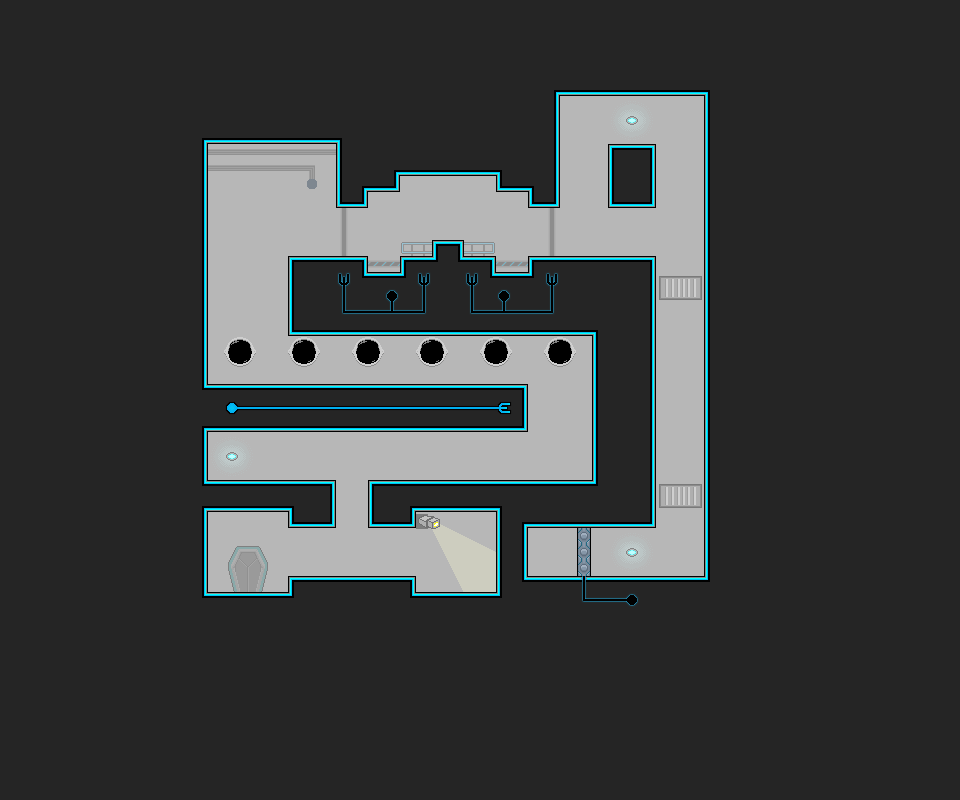

Rendered tile map (Tiled .tmx) drawn with the repository's tilesets; below, a short description and the map source with its tile grids summarised:
An orthogonal 60x50 tile map with 16x16 px tiles, 1 tile layer (Tile Layer 1), 2 tilesets and 65 objects.

<map version="1.0" orientation="orthogonal" renderorder="right-down" width="60" height="50" tilewidth="16" tileheight="16">
 <tileset firstgid="1" source="main.tsx" />
 <tileset firstgid="501" source="objects.tsx" />
 <layer name="Tile Layer 1" width="60" height="50">
  <data>[3000 cells, 3000 non-empty, 73 distinct tile ids]</data>
 </layer>
 <objectgroup name="Object Layer 1">
  <object gid="501" x="216" y="600" />
  <object gid="507" x="200.182" y="503.758" />
  <object gid="507" x="600.242" y="600" />
  <object gid="507" x="351.917" y="295.917" />
  <object gid="507" x="479.917" y="296.333" />
  <object gid="508" x="328" y="272.667" />
  <object gid="508" x="351.333" y="287.333" />
  <object gid="508" x="376" y="272" />
  <object gid="508" x="352" y="256" />
  <object gid="508" x="396" y="258.667" />
  <object gid="508" x="435.333" y="258.667" />
  <object gid="508" x="479.333" y="256" />
  <object gid="508" x="456" y="273.333" />
  <object gid="508" x="504.667" y="273.333" />
  <object gid="508" x="480" y="288" />
  <object gid="508" x="376.667" y="240.667" />
  <object gid="508" x="454" y="240.667" />
  <object gid="508" x="400" y="224" />
  <object gid="508" x="433.333" y="224.667" />
  <object gid="503" x="592" y="275.333" />
  <object gid="503" x="607.333" y="253.333" />
  <object gid="504" x="519.833" y="584.167" />
  <object gid="506" x="448" y="608" />
  <object gid="505" x="264.667" y="601.333" />
  <object gid="505" x="408" y="616.667" />
  <object gid="505" x="422.667" y="616.667" />
  <object gid="505" x="279.333" y="601.333" />
  <object gid="505" x="488" y="505.333" />
  <object gid="505" x="502.667" y="505.333" />
  <object gid="505" x="495.333" y="484.667" />
  <object gid="505" x="495.333" y="472.667" />
  <object gid="505" x="183.333" y="408" />
  <object gid="505" x="198" y="407.333" />
  <object gid="505" x="191.333" y="400.667" />
  <object gid="505" x="598.667" y="168.667" />
  <object gid="505" x="233" y="505.5" />
  <object gid="505" x="328.5" y="600" />
  <object gid="505" x="271.5" y="505.5" />
  <object gid="508" x="472.25" y="477.75" />
  <object gid="508" x="472.25" y="498" />
  <object gid="505" x="343.333" y="408.667" />
  <object gid="505" x="360" y="408" />
  <object gid="505" x="425.333" y="408" />
  <object gid="505" x="438.667" y="408" />
  <object gid="505" x="280" y="408" />
  <object gid="505" x="263.333" y="408" />
  <object gid="505" x="392" y="615.5" />
  <object gid="505" x="408" y="600" />
  <object gid="505" x="405.5" y="503.5" />
  <object gid="505" x="424" y="505" />
  <object gid="505" x="416.5" y="497.5" />
  <object gid="505" x="407.5" y="487.5" />
  <object gid="505" x="424" y="487" />
  <object gid="505" x="553" y="504.5" />
  <object gid="505" x="553" y="489.5" />
  <object gid="505" x="281" y="280" />
  <object gid="505" x="297" y="279.75" />
  <object gid="505" x="288.75" y="266.75" />
  <object gid="505" x="415.75" y="264.5" />
  <object gid="505" x="392.5" y="280.5" />
  <object gid="505" x="439.75" y="279.75" />
  <object gid="505" x="431.667" y="396.333" />
  <object gid="505" x="425.333" y="390.667" />
  <object gid="505" x="441" y="387.667" />
  <object gid="505" x="433.333" y="381.333" />
 </objectgroup>
</map>
